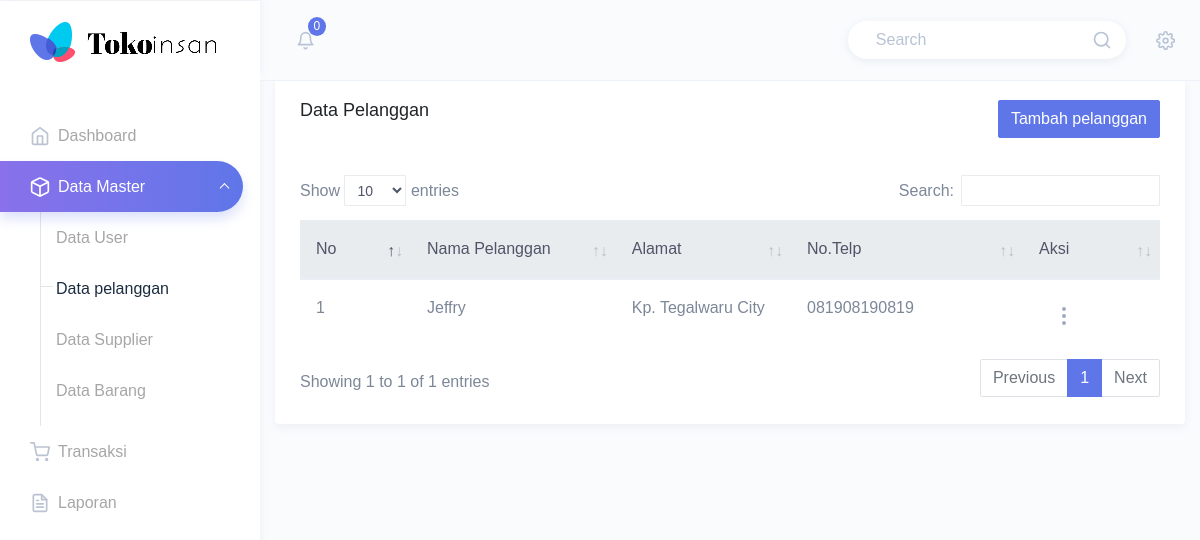
Page /views/pelanggan.php (signed in) on the committed database.
### tables this page shows
CREATE TABLE `tbl_pelanggan`  (
  `id_pelanggan` int(11) NOT NULL AUTO_INCREMENT,
  `kd_pelanggan` varchar(10) NOT NULL,
  `nama_pelanggan` varchar(100) NOT NULL,
  `alamat` text NOT NULL,
  `no_telp` varchar(14) NOT NULL,
  PRIMARY KEY (`id_pelanggan`) USING BTREE
);

### views/pelanggan.php (the view, shortened to what this page needs)
<?php
include "_header.php";
include "_menu.php";
include "../koneksi.php";
?>
<div class="page-wrapper">
    <div class="col-12">
        <div class="card">
            <div class="card-header bg-white">
                <div class="row mt-2">
                    <div class="col-md-6">
                        <h4 class="card-title">Data Pelanggan</h4>
                    </div>
                    <div class="col-md-6 text-right">
                        <button type="button" class="btn btn-primary" data-toggle="modal" data-target="#myModal">Tambah pelanggan</button>
                    </div>
                </div>
            </div>
            <div class="card-body">
                <div class="table-responsive">
                    <table id="zero_config" class="table">
                        <thead class="thead-light">
                            <tr>
                                <th scope="col">No</th>
                                <th scope="col">Nama Pelanggan</th>
                                <th scope="col">Alamat</th>
                                <th scope="col">No.Telp</th>
                                <th scope="col">Aksi</th>
                            </tr>
                        </thead>
                        <tbody>
                            <?php $no = 1;
                            $query = $koneksi->query("select * from tbl_pelanggan");
                            while ($data = $query->fetch_assoc()) {
                            ?>
                                <tr>
                                    <th scope="row"><?php echo $no ?></th>
                                    <td><?php echo $data['nama_pelanggan'] ?></td>
                                    <td><?php echo $data['alamat'] ?></td>
                                    <td><?php echo $data['no_telp'] ?></td>
                                    <td>
                                        <div class="dropdown sub-dropdown">
                                            <button class="btn btn-link text-muted dropdown-toggle" type="button" id="dd1" data-toggle="dropdown" aria-haspopup="true" aria-expanded="false">
                                                <i data-feather="more-vertical"></i>
                                            </button>
                                        </div>
                                    </td>
                                </tr>
                            <?php $no++;
                            }
                            ?>
                        </tbody>
                    </table>
                </div>
            </div>
        </div>
        <?php
        include "_footer.php";
        ?>

### rows in the picture
tbl_pelanggan: nama_pelanggan "Jeffry", alamat "Kp. Tegalwaru City", no_telp "081908190819"

### other values in the picture
$sql->num_rows "0"
